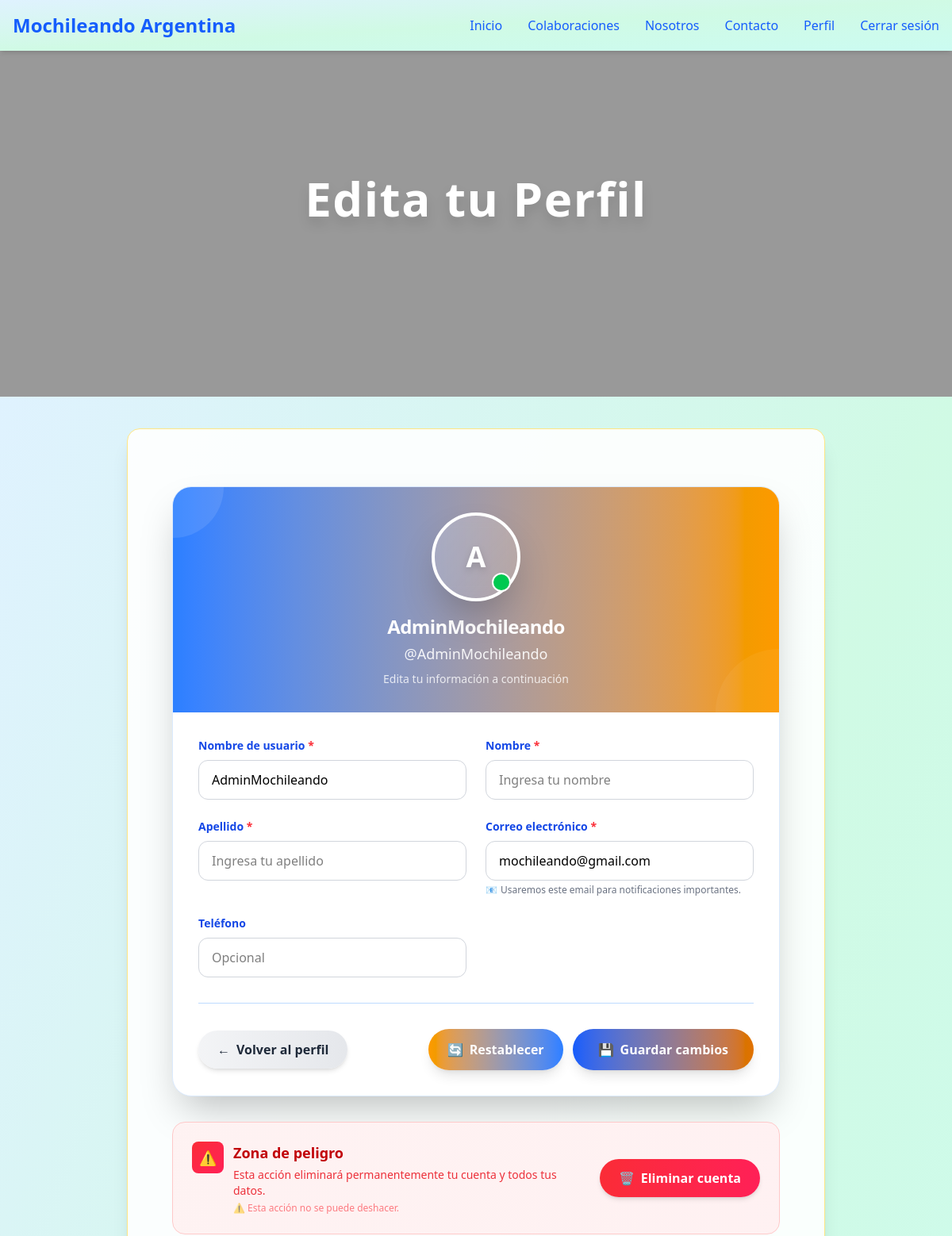
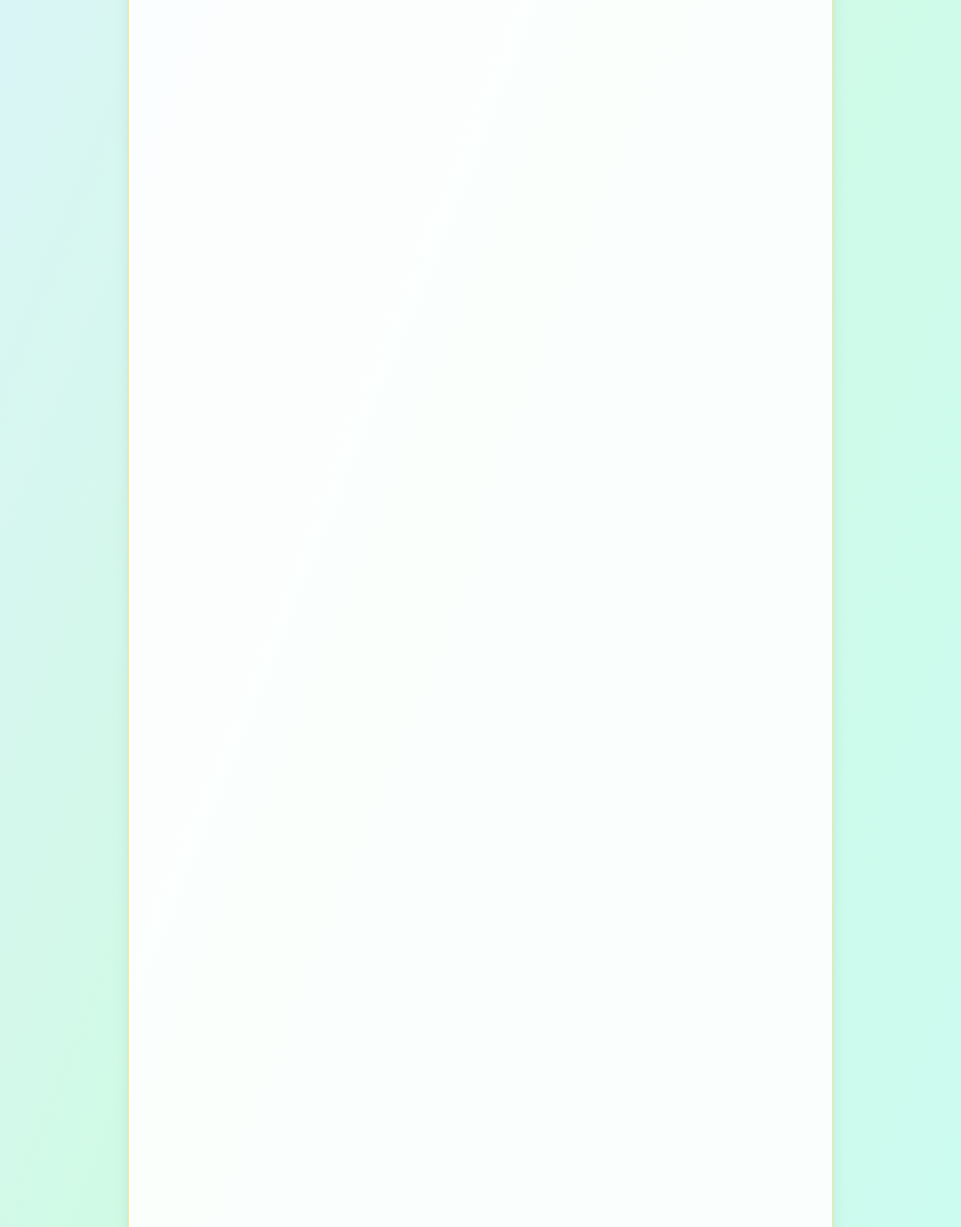
/usuarios/perfil/editar/ (signed in), run on the app's committed database (2 pictures, top to bottom).
### apps/usuarios/models.py (models this page shows, shortened)
class Usuario(AbstractUser):
    email = models.EmailField(unique=True)
    telefono = models.CharField(max_length=20, null=True, blank=True)
    avatar = models.ImageField(upload_to='avatars/', default='avatars/default.webp', null=True, blank=True)
    pass

### apps/usuarios/views.py (the view, shortened to what this page needs)
# urls.py: path('perfil/editar/', PerfilUsuarioView.as_view(), name='editar_perfil'),
class PerfilUsuarioView(LoginRequiredMixin, UpdateView):
    model = Usuario
    form_class = PerfilUsuarioForm
    template_name = 'usuarios/editar_perfil.html'
    success_url = reverse_lazy('usuarios:perfil')
    def get_object(self, queryset=None):
        return self.request.user

### templates/usuarios/editar_perfil.html (shortened to what this page needs)
{% extends 'layouts/general-layout.html' %}
{% load static %}
{% load widget_tweaks %}
{% block banner %}
<section class="relative w-full h-[320px] md:h-[420px] lg:h-[500px] overflow-hidden ">
  <div class="absolute inset-0 flex items-center justify-center bg-black/40">
    <h1 class="text-white text-4xl md:text-6xl font-extrabold tracking-wide drop-shadow-xl">
      Edita tu Perfil
    </h1>
  </div>
</section>
{% endblock banner %}
{% block content %}
<div class="max-w-4xl mx-auto px-4 py-8">
  <div class="bg-white rounded-3xl shadow-2xl border border-blue-100 overflow-hidden transition-all duration-300 hover:shadow-3xl">
    <div class="bg-gradient-to-r from-blue-500 to-amber-500 p-8 text-center relative">
      <div class="absolute top-0 left-0 w-32 h-32 bg-white/10 rounded-full -translate-x-16 -translate-y-16"></div>
      <div class="absolute bottom-0 right-0 w-40 h-40 bg-white/5 rounded-full translate-x-20 translate-y-20"></div>
      <div class="relative z-10">
        <div class="relative inline-block mb-4">
          <div class="w-28 h-28 rounded-full bg-gradient-to-br from-white/20 to-white/10 border-4 border-white shadow-2xl flex items-center justify-center mx-auto backdrop-blur-sm">
            <span class="text-white text-4xl font-black drop-shadow-lg">
              {% if user.first_name %}
                {{ user.first_name|first|upper }}
              {% else %}
                {{ user.username|first|upper }}
              {% endif %}
            </span>
          </div>
          <div class="absolute bottom-3 right-3 w-6 h-6 bg-green-500 rounded-full border-2 border-white"></div>
        </div>
        <div class="space-y-2">
          <h2 class="text-2xl font-bold text-white mb-1 tracking-tight">
            {% if user.first_name or user.last_name %}
              {{ user.first_name }} {{ user.last_name }}
            {% else %}
              {{ user.username }}
            {% endif %}
          </h2>
          <p class="text-white/90 text-lg">@{{ user.username }}</p>
          <p class="text-white/80 text-sm mt-2">Edita tu información a continuación</p>
        </div>
      </div>
    </div>
    <form method="post" enctype="multipart/form-data" novalidate class="p-8 space-y-8">
      <div class="grid md:grid-cols-2 gap-6">
        {% for field in form %}
        <div class="space-y-2 {% if field.name == 'biografia' %} md:col-span-2 {% endif %}">
          <label class="block text-sm font-bold text-blue-700">
            {{ field.label }}
            {% if field.field.required %}<span class="text-red-500">*</span>{% endif %}
          </label>
          {% if field.name == 'avatar' %}
            <div class="flex flex-col md:flex-row items-start md:items-center gap-4 p-4 bg-gradient-to-br from-blue-50 to-amber-50 rounded-2xl border border-blue-200">
              <div class="flex-shrink-0">
                <div class="relative">
                  <div class="w-24 h-24 rounded-full border-3 border-blue-300 bg-white flex items-center justify-center overflow-hidden shadow-md">
                    {% if user.avatar %}
                      <img src="{{ user.avatar.url }}" alt="Avatar actual" class="w-full h-full object-cover" id="avatar-preview">
                    {% else %}
                      <div id="avatar-preview" class="w-full h-full bg-gradient-to-br from-blue-200 to-amber-200 flex items-center justify-center">
                        <span class="text-3xl font-bold text-blue-600">
                          {% if user.first_name %}
                            {{ user.first_name|first|upper }}
                          {% else %}
                            {{ user.username|first|upper }}
                          {% endif %}
                        </span>
                      </div>
                    {% endif %}
                  </div>
                  <div class="absolute -bottom-1 -right-1 w-5 h-5 bg-blue-500 rounded-full border-2 border-white" title="Cambiar imagen">
                    <span class="absolute inset-0 flex items-center justify-center text-white text-xs">+</span>
                  </div>
                </div>
              </div>
              <div class="flex-1">
                <div class="space-y-2">
                  {{ field|add_class:"w-full px-4 py-3 bg-white border border-blue-300 rounded-xl focus:outline-none focus:ring-2 focus:ring-blue-400 focus:border-transparent transition file:mr-4 file:py-2 file:px-4 file:rounded-full file:border-0 file:text-sm file:font-semibold file:bg-gradient-to-r file:from-blue-500 file:to-amber-500 file:text-white hover:file:from-blue-600 hover:file:to-amber-600" }}
                  <p class="text-xs text-gray-600">
                    📷 Sube una imagen cuadrada (máx. 2MB). Formatos: JPG, PNG, GIF.
                    {% if user.avatar %}
                      <br>🔄 Tu imagen actual se mostrará hasta que subas una nueva.
                    {% endif %}
                  </p>
                </div>
              </div>
            </div>
          {% else %}
            <div class="group">
              {{ field|add_class:"w-full px-4 py-3 bg-white border border-blue-300 rounded-xl focus:outline-none focus:ring-2 focus:ring-blue-400 focus:border-transparent transition group-hover:border-blue-400" }}
              {% if field.name == 'email' and field.value %}
              <p class="text-xs text-gray-500 mt-1 flex items-center gap-1">
                <span>📧</span> Usaremos este email para notificaciones importantes.
              </p>
              {% endif %}
            </div>
          {% endif %}
        </div>
        {% endfor %}
      </div>
      <div class="flex flex-wrap gap-4 justify-between items-center pt-8 border-t border-blue-200">
        <div class="flex flex-wrap gap-3">
          <a href="{% url 'usuarios:perfil' %}"
            class="flex items-center gap-2 px-6 py-3 bg-gradient-to-r from-gray-100 to-gray-200 hover:from-gray-200 hover:to-gray-300 text-gray-800 font-bold rounded-full shadow-md hover:shadow-lg transition-all duration-300 hover:-translate-y-0.5">
            <span>←</span> Volver al perfil
          </a>
        </div>
        <div class="flex flex-wrap gap-3">
          <button type="reset"
            class="flex items-center gap-2 px-6 py-3 bg-gradient-to-r from-amber-500 to-blue-500 hover:from-amber-600 hover:to-blue-600 text-white font-bold rounded-full shadow-lg hover:shadow-xl transition-all duration-300 hover:-translate-y-0.5">
            <span>🔄</span>
            Restablecer
          </button>
          <button type="submit"
            class="flex items-center gap-2 px-8 py-3.5 bg-gradient-to-r from-blue-600 to-amber-600 hover:from-blue-700 hover:to-amber-700 text-white font-bold rounded-full shadow-lg hover:shadow-xl transition-all duration-300 hover:-translate-y-0.5 group">
            <span class="group-hover:scale-110 transition-transform">💾</span>
            Guardar cambios
          </button>
        </div>
      </div>
    </form>
  </div>
  <div class="mt-8 bg-gradient-to-r from-red-50 to-rose-50 rounded-2xl border border-red-200 p-6">
    <div class="flex flex-col md:flex-row md:items-center justify-between gap-4">
      <div class="flex items-start gap-3">
        <div class="flex-shrink-0 w-10 h-10 bg-gradient-to-br from-red-500 to-rose-500 rounded-lg flex items-center justify-center">
          <span class="text-white text-lg">⚠️</span>
        </div>
        <div>
          <h3 class="text-lg font-bold text-red-700 mb-1">Zona de peligro</h3>
          <p class="text-red-600/80 text-sm">Esta acción eliminará permanentemente tu cuenta y todos tus datos.</p>
          <p class="text-red-500/60 text-xs mt-1">⚠️ Esta acción no se puede deshacer.</p>
        </div>
      </div>
      <a href="{% url 'usuarios:eliminar_cuenta' %}"
        class="flex items-center gap-2 px-6 py-3 bg-gradient-to-r from-red-500 to-rose-500 hover:from-red-600 hover:to-rose-600 text-white font-bold rounded-full shadow-md hover:shadow-lg transition-all duration-300 hover:-translate-y-0.5 whitespace-nowrap">
        <span>🗑️</span>
        Eliminar cuenta
      </a>
    </div>
  </div>
</div>
{% endblock content %}

### data on the page
Usuario: username|first "A", username "AdminMochileando", form "AdminMochileando" "mochileando@gmail.com"

### other printed values
{{ field.label }} "Nombre de usuario" "Nombre" "Apellido" "Correo electrónico" "Teléfono"
